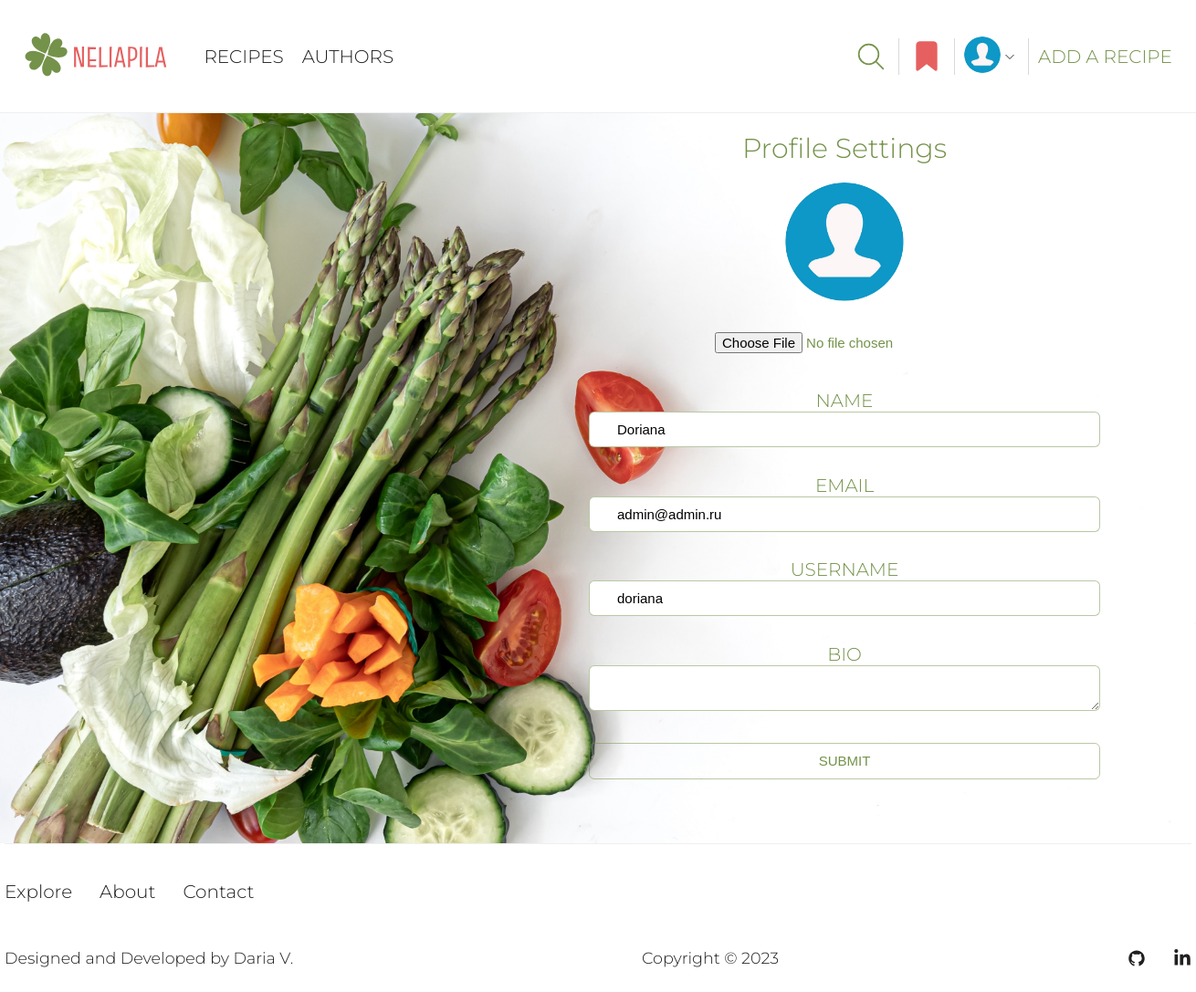
The page /profile/18/edit (signed in) on the database as committed earlier.
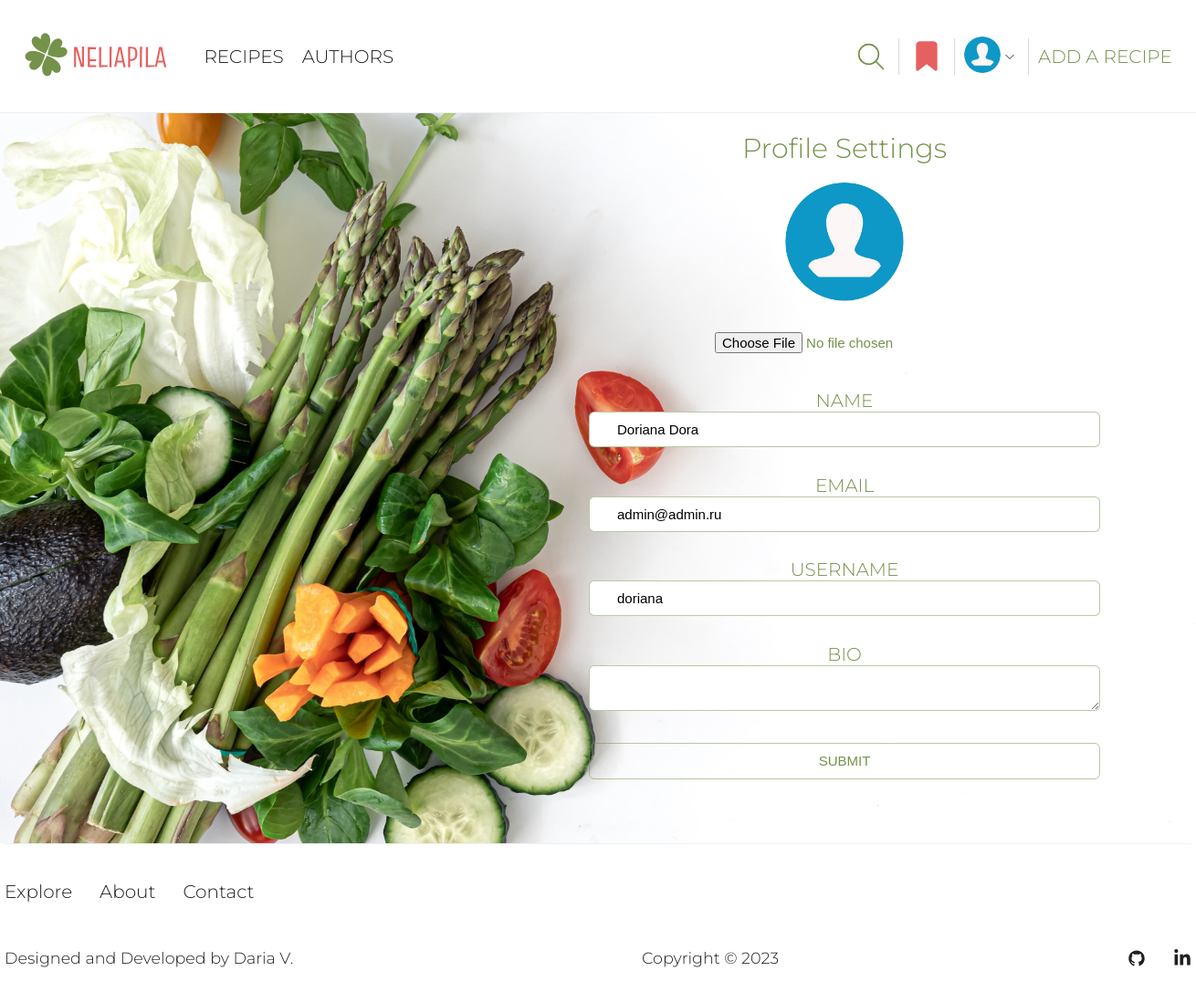
The same page on the database as committed later.
### user/models.py (models this page shows, shortened)
class Profile(models.Model):
    user = models.OneToOneField(User, on_delete=models.CASCADE)
    name = models.CharField(max_length=50, null=True, blank=True)
    email = models.EmailField(max_length=500, blank=True, null=True, unique=True)
    username = models.CharField(max_length=50, blank=True, null=True)
    bio = models.TextField(blank=True, null=True)
    image = models.ImageField(upload_to='profiles/', blank=True, null=True, default='profiles/default-profile-pic.png')
    created = models.DateTimeField(auto_now_add=True)

### user/views.py (the view, shortened to what this page needs)
# urls.py: path('profile/<pk>/edit', views.edit_profile, name='edit-profile'),
@login_required(login_url='login')
def edit_profile(request, pk):
    profile = Profile.objects.get(user=request.user.pk)
    form = ProfileForm(instance=profile)
    context = {'form': form, 'profile': profile}
    return render(request, 'user/profile-form.html', context)

### user/forms.py (shortened to what this page needs)
class ProfileForm(ModelForm):
    class Meta:
        model = Profile
        exclude = ['user', 'created']
        labels = {'image': ''}
    def __init__(self, *args, **kwargs):
        super().__init__(*args, **kwargs)
        self.fields['image'].widget = forms.FileInput(attrs={'accept': 'image/*'})

### templates/user/profile-form.html (shortened to what this page needs)
{% extends 'base/base.html' %}
{% load static %}
{% block css %}
<link rel="stylesheet" href="{% static 'user/css/profile-settings.css' %}">
{% endblock %}
{% block content %}
<section class="profile-settings">
    <div class="settings container">
        <div class="settings-parts">
            <h1>Profile Settings</h1>
            <div class="profile-image-settings">
                <img src="{{ profile.image.url }}" alt="User`s image">
            </div>
            <div class="settings-form-block">
                <form action="{% url 'edit-profile' user.id %}" class="settings-form" method="POST"
                      enctype="multipart/form-data">
                    <div class="change-profile-pic">
                        {{ form.image }}
                    </div>
                    {% for field in form %}
                    {% if forloop.counter < 5 %}
                    <div class="form-field">
                        <label>{{ field.label }}</label>
                        <p>{{ field }}</p>
                    </div>
                    {% endif %}
                    {% endfor %}
                    <input class="submit btn" type="submit" value="Submit"/>
                </form>
            </div>
        </div>
    </div>
</section>
{% endblock %}

Rows that differ between the two databases and show on the page:
changed Profile "admin@admin.ru": name "Doriana" → "Doriana Dora"
